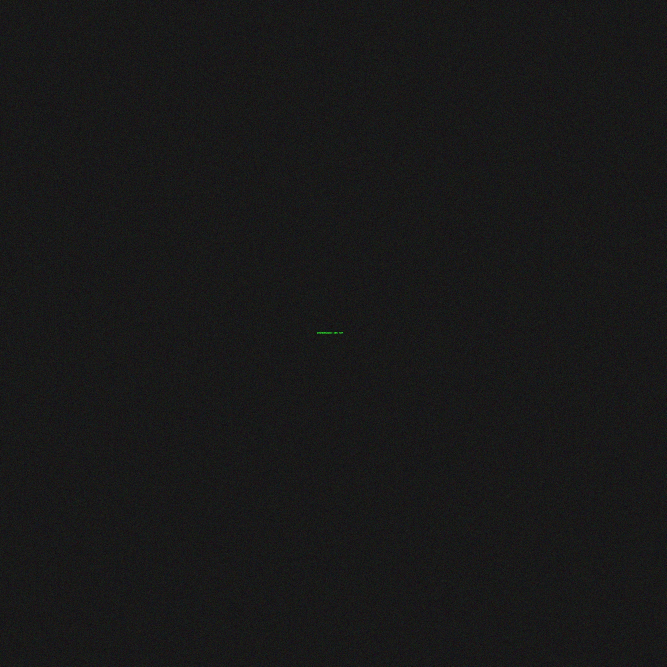
#> input picture Mision3/microfilm.jpg, 2000 x 2000 px, found by its file name (shown at 1/3 size)
$ python ejemplo12.py
#> lines starting #> are read from the running program, lines starting #| are printed output that depends on the picture
import cv2
import numpy as np

# Cargar la imagen
img_microfilm = cv2.imread('Mision3/microfilm.jpg')
#> img_microfilm is the input picture: shape (2000, 2000, 3); mean B, G, R 24.5, 24.5, 24.5

# Recorte central
recorte = img_microfilm[900:1100, 900:1100]
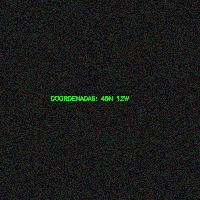
#> recorte: shape (200, 200, 3); mean B, G, R 24.5, 25.7, 24.6


# MÉTODO 1: MODO RAW (Vecino más cercano manual)


h, w, c = recorte.shape
#> h = 200; w = 200; c = 3
scale = 5

nuevo_h = h * scale
#> nuevo_h = 1000
nuevo_w = w * scale
#> nuevo_w = 1000

lienzo = np.zeros((nuevo_h, nuevo_w, c), dtype=np.uint8)

for y in range(nuevo_h):
    for x in range(nuevo_w):
        orig_x = int(x / scale)
        orig_y = int(y / scale)
        lienzo[y, x] = recorte[orig_y, orig_x]

cv2.imwrite("escalado_raw.jpg", lienzo)


# MÉTODO 2: MODO OPENCV (Interpolación)


escalado_opencv = cv2.resize(
    recorte,
    None,
    fx=5,
    fy=5,
    interpolation=cv2.INTER_CUBIC
)

cv2.imwrite("escalado_opencv.jpg", escalado_opencv)

# Mostrar resultados
cv2.imshow("Recorte", recorte)
cv2.imshow("Escalado RAW", lienzo)
cv2.imshow("Escalado OpenCV", escalado_opencv)

cv2.waitKey(0)
cv2.destroyAllWindows()
